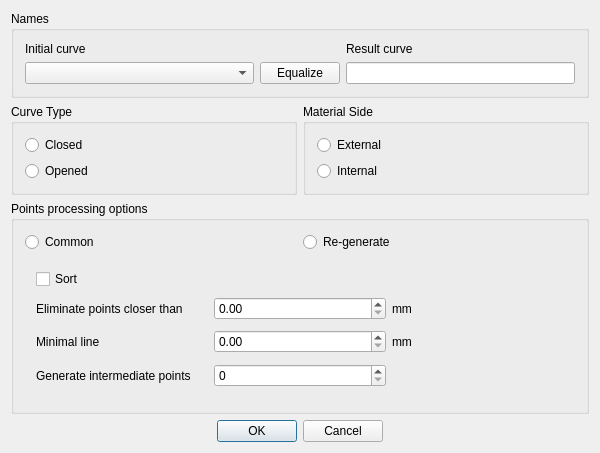
<?xml version="1.0" encoding="UTF-8"?>
<ui version="4.0">
 <class>CalculateCurveDialog</class>
 <widget class="QDialog" name="CalculateCurveDialog">
  <property name="geometry">
   <rect>
    <x>0</x>
    <y>0</y>
    <width>600</width>
    <height>453</height>
   </rect>
  </property>
  <property name="windowTitle">
   <string>CalculateCurveDialog</string>
  </property>
  <layout class="QVBoxLayout" name="verticalLayout">
   <item>
    <widget class="QGroupBox" name="groupBox">
     <property name="title">
      <string>Names</string>
     </property>
     <layout class="QGridLayout" name="gridLayout">
      <item row="1" column="0">
       <widget class="QComboBox" name="initialCurveCBox">
        <property name="sizePolicy">
         <sizepolicy hsizetype="Preferred" vsizetype="Fixed">
          <horstretch>0</horstretch>
          <verstretch>0</verstretch>
         </sizepolicy>
        </property>
       </widget>
      </item>
      <item row="0" column="2">
       <widget class="QLabel" name="label_2">
        <property name="text">
         <string>Result curve</string>
        </property>
       </widget>
      </item>
      <item row="1" column="2">
       <widget class="QLineEdit" name="resultCurveLE">
        <property name="sizePolicy">
         <sizepolicy hsizetype="Preferred" vsizetype="Fixed">
          <horstretch>0</horstretch>
          <verstretch>0</verstretch>
         </sizepolicy>
        </property>
       </widget>
      </item>
      <item row="0" column="0">
       <widget class="QLabel" name="label">
        <property name="text">
         <string>Initial curve</string>
        </property>
       </widget>
      </item>
      <item row="1" column="1">
       <widget class="QPushButton" name="equalizePB">
        <property name="sizePolicy">
         <sizepolicy hsizetype="Fixed" vsizetype="Fixed">
          <horstretch>0</horstretch>
          <verstretch>0</verstretch>
         </sizepolicy>
        </property>
        <property name="text">
         <string>Equalize</string>
        </property>
       </widget>
      </item>
     </layout>
    </widget>
   </item>
   <item>
    <layout class="QHBoxLayout" name="horizontalLayout">
     <item>
      <widget class="QGroupBox" name="groupBox_2">
       <property name="title">
        <string>Curve Type</string>
       </property>
       <layout class="QVBoxLayout" name="verticalLayout_2">
        <item>
         <widget class="QRadioButton" name="closedRB">
          <property name="text">
           <string>Closed</string>
          </property>
         </widget>
        </item>
        <item>
         <widget class="QRadioButton" name="openedRB">
          <property name="text">
           <string>Opened</string>
          </property>
         </widget>
        </item>
       </layout>
      </widget>
     </item>
     <item>
      <widget class="QGroupBox" name="groupBox_4">
       <property name="title">
        <string>Material Side</string>
       </property>
       <layout class="QVBoxLayout" name="verticalLayout_3">
        <item>
         <widget class="QRadioButton" name="materialRB1">
          <property name="text">
           <string>External</string>
          </property>
         </widget>
        </item>
        <item>
         <widget class="QRadioButton" name="materialRB2">
          <property name="text">
           <string>Internal</string>
          </property>
         </widget>
        </item>
       </layout>
      </widget>
     </item>
    </layout>
   </item>
   <item>
    <widget class="QGroupBox" name="groupBox_3">
     <property name="title">
      <string>Points processing options</string>
     </property>
     <layout class="QVBoxLayout" name="verticalLayout_4">
      <item>
       <layout class="QHBoxLayout" name="horizontalLayout_2">
        <item>
         <widget class="QRadioButton" name="commonRB">
          <property name="text">
           <string>Common</string>
          </property>
         </widget>
        </item>
        <item>
         <widget class="QRadioButton" name="regenerateRB">
          <property name="text">
           <string>Re-generate</string>
          </property>
         </widget>
        </item>
       </layout>
      </item>
      <item>
       <widget class="QStackedWidget" name="stackedWidget">
        <property name="currentIndex">
         <number>1</number>
        </property>
        <widget class="QWidget" name="page2">
         <layout class="QVBoxLayout" name="verticalLayout_6">
          <item>
           <widget class="QRadioButton" name="numberRB">
            <property name="text">
             <string>Number of points</string>
            </property>
           </widget>
          </item>
          <item>
           <widget class="QRadioButton" name="densityRB">
            <property name="text">
             <string>Density (points / mm)</string>
            </property>
           </widget>
          </item>
          <item>
           <layout class="QHBoxLayout" name="horizontalLayout_6">
            <item>
             <widget class="QLabel" name="label_8">
              <property name="sizePolicy">
               <sizepolicy hsizetype="Fixed" vsizetype="Preferred">
                <horstretch>0</horstretch>
                <verstretch>0</verstretch>
               </sizepolicy>
              </property>
              <property name="text">
               <string>Value</string>
              </property>
             </widget>
            </item>
            <item>
             <widget class="QLineEdit" name="valueLE">
              <property name="sizePolicy">
               <sizepolicy hsizetype="Fixed" vsizetype="Fixed">
                <horstretch>0</horstretch>
                <verstretch>0</verstretch>
               </sizepolicy>
              </property>
             </widget>
            </item>
            <item>
             <spacer name="horizontalSpacer_2">
              <property name="orientation">
               <enum>Qt::Horizontal</enum>
              </property>
              <property name="sizeHint" stdset="0">
               <size>
                <width>40</width>
                <height>20</height>
               </size>
              </property>
             </spacer>
            </item>
           </layout>
          </item>
         </layout>
        </widget>
        <widget class="QWidget" name="page1">
         <layout class="QVBoxLayout" name="verticalLayout_5">
          <item>
           <widget class="QCheckBox" name="sortCB">
            <property name="text">
             <string>Sort</string>
            </property>
           </widget>
          </item>
          <item>
           <layout class="QHBoxLayout" name="horizontalLayout_3">
            <item>
             <widget class="QLabel" name="label_6">
              <property name="text">
               <string>Eliminate points closer than</string>
              </property>
             </widget>
            </item>
            <item>
             <widget class="QDoubleSpinBox" name="eliminateSB"/>
            </item>
            <item>
             <widget class="QLabel" name="label_3">
              <property name="text">
               <string>mm</string>
              </property>
             </widget>
            </item>
           </layout>
          </item>
          <item>
           <layout class="QHBoxLayout" name="horizontalLayout_4">
            <item>
             <widget class="QLabel" name="label_4">
              <property name="text">
               <string>Minimal line</string>
              </property>
             </widget>
            </item>
            <item>
             <widget class="QDoubleSpinBox" name="minlineSB"/>
            </item>
            <item>
             <widget class="QLabel" name="label_7">
              <property name="text">
               <string>mm</string>
              </property>
             </widget>
            </item>
           </layout>
          </item>
          <item>
           <layout class="QHBoxLayout" name="horizontalLayout_5">
            <item>
             <widget class="QLabel" name="label_5">
              <property name="text">
               <string>Generate intermediate points</string>
              </property>
             </widget>
            </item>
            <item>
             <widget class="QSpinBox" name="intermediateSB"/>
            </item>
            <item>
             <widget class="QLabel" name="label_9">
              <property name="text">
               <string/>
              </property>
             </widget>
            </item>
           </layout>
          </item>
         </layout>
        </widget>
       </widget>
      </item>
     </layout>
    </widget>
   </item>
   <item>
    <widget class="QDialogButtonBox" name="buttonBox">
     <property name="standardButtons">
      <set>QDialogButtonBox::Cancel|QDialogButtonBox::Ok</set>
     </property>
     <property name="centerButtons">
      <bool>true</bool>
     </property>
    </widget>
   </item>
  </layout>
 </widget>
 <layoutdefault spacing="6" margin="11"/>
 <resources/>
 <connections/>
</ui>
